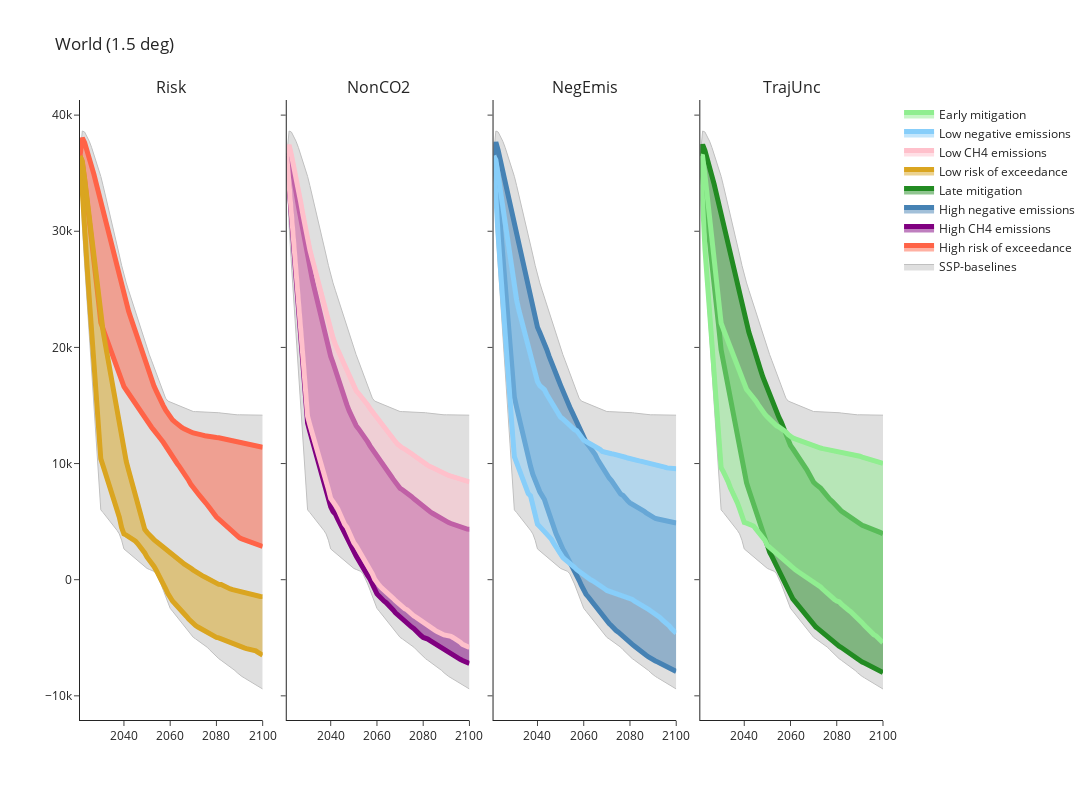

Notebook code cell kept with this figure:
### Code cell
fig = make_subplots(
    rows=1,
    cols=4,
    specs=[[{}, {}, {}, {}]],
    subplot_titles=("Risk", "NonCO2", "NegEmis", "TrajUnc"),
    horizontal_spacing=0.03,
    vertical_spacing=0.06,
    shared_yaxes=True,
    shared_xaxes=True,
)

dataset = xr_dataread.CO2_globe.sel(Temperature=1.5, Time=np.arange(2021, 2101))

col = "silver"
allpars = ["Risk", "NonCO2", "NegEmis", "TrajUnc"]
for col_i in range(4):
    fig.add_trace(
        go.Scatter(
            x=dataset.Time,
            y=dataset.min(dim=allpars),
            name="SSP-baselines",
            line={"color": col, "width": 1},
            mode="lines",
            fill=None,
            showlegend=False,
        ),
        1,
        1 + col_i,
    )
    fig.add_trace(
        go.Scatter(
            x=dataset.Time,
            y=dataset.max(dim=allpars),
            name="SSP-baselines",
            line={"color": col, "width": 1},
            mode="lines",
            fill="tonexty",
            showlegend=[True, False, False, False][col_i],
        ),
        1,
        1 + col_i,
    )

for col_i in range(4):
    col = ["tomato", "purple", "steelblue", "forestgreen"][col_i]
    dataset = xr_dataread.CO2_globe.sel(Temperature=1.5, Time=np.arange(2021, 2101)).sel(
        [{"Risk": 0.95}, {"NonCO2": 0.95}, {"NegEmis": 0.80}, {"TrajUnc": "Latest"}][col_i]
    )
    allpars = [
        ["NonCO2", "NegEmis", "TrajUnc"],
        ["Risk", "NegEmis", "TrajUnc"],
        ["Risk", "NonCO2", "TrajUnc"],
        ["Risk", "NonCO2", "NegEmis"],
    ][col_i]
    fig.add_trace(
        go.Scatter(
            x=dataset.Time,
            y=dataset.quantile(0.1, dim=allpars),
            name="SSP-baselines",
            line={"color": col, "width": 5},
            mode="lines",
            fill=None,
            showlegend=False,
        ),
        1,
        1 + col_i,
    )
    fig.add_trace(
        go.Scatter(
            x=dataset.Time,
            y=dataset.quantile(0.9, dim=allpars),
            name=[
                "High risk of exceedance",
                "High CH4 emissions",
                "High negative emissions",
                "Late mitigation",
            ][col_i],
            line={"color": col, "width": 5},
            mode=None,
            opacity=1,
            fill="tonexty",
            showlegend=True,
        ),
        1,
        1 + col_i,
    )

for col_i in range(4):
    col = ["goldenrod", "pink", "lightskyblue", "lightgreen"][col_i]
    dataset = xr_dataread.CO2_globe.sel(Temperature=1.5, Time=np.arange(2021, 2101)).sel(
        [{"Risk": 0.20}, {"NonCO2": 0.05}, {"NegEmis": 0.20}, {"TrajUnc": "Earliest"}][col_i]
    )
    allpars = [
        ["NonCO2", "NegEmis", "TrajUnc"],
        ["Risk", "NegEmis", "TrajUnc"],
        ["Risk", "NonCO2", "TrajUnc"],
        ["Risk", "NonCO2", "NegEmis"],
    ][col_i]
    fig.add_trace(
        go.Scatter(
            x=dataset.Time,
            y=dataset.quantile(0.1, dim=allpars),
            name="SSP-baselines",
            line={"color": col, "width": 5},
            mode=None,
            opacity=1,
            fill=None,
            showlegend=False,
        ),
        1,
        1 + col_i,
    )
    fig.add_trace(
        go.Scatter(
            x=dataset.Time,
            y=dataset.quantile(0.9, dim=allpars),
            name=[
                "Low risk of exceedance",
                "Low CH4 emissions",
                "Low negative emissions",
                "Early mitigation",
            ][col_i],
            line={"color": col, "width": 5},
            mode=None,
            opacity=1,
            fill="tonexty",
            showlegend=True,
        ),
        1,
        1 + col_i,
    )
fig.update_layout(title_text="World (1.5 deg)")
fig.update_layout(height=800, width=2500, template="simple_white")
